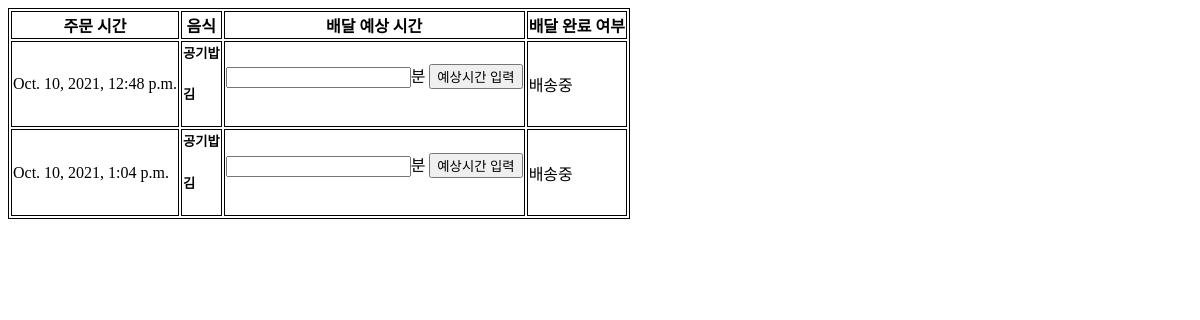
Page /boss/orders/1 on the earlier database version.
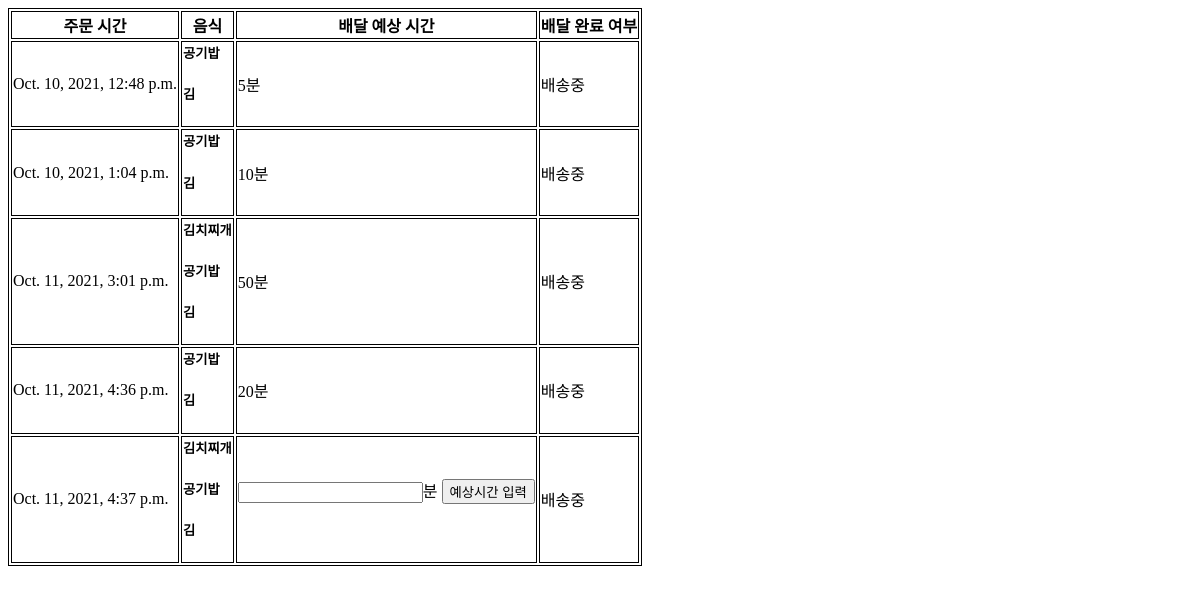
Same page on the later database version.
### order/models.py (models this page shows)
class Order(models.Model):
    shop = models.ForeignKey(Shop, on_delete=models.CASCADE)
    order_date = models.DateTimeField('date ordered')
    address = models.CharField(max_length=40)
    estimated_time = models.IntegerField(default=-1)
    deliver_finish = models.BooleanField(default=0)

class Order_food(models.Model):
    order = models.ForeignKey(Order, on_delete=models.CASCADE)
    food_name = models.CharField(max_length=20)

### boss/views.py (the view)
# urls.py: path('orders/<int:shop>', views.order_list, name="order_list"),
@csrf_exempt
def order_list(request, shop):
    if request.method == 'GET':
        order_list = Order.objects.filter(shop=shop)
        return render(request, 'boss/order_list.html',{'order_list' : order_list})
    else:
        return HttpResponse(status=404)

### boss/templates/boss/order_list.html (shortened to what this page needs)
<table style="border: 1px solid black;">
    <tr style="border: 1px solid black;">
        <th style="border: 1px solid black;">주문 시간</th>
        <th style="border: 1px solid black;">음식</th>
        <th style="border: 1px solid black;">배달 예상 시간</th>
        <th style="border: 1px solid black;">배달 완료 여부</th>
    </tr>
    {% for order in order_list %}
    <tr style="border: 1px solid black;">
        <td style="border: 1px solid black;">
            {{ order.order_date }}
        </td>
        <td style="border: 1px solid black;">
            {% for food in order.order_food_set.all %}
                <h5> {{ food.food_name }}</h5>
            {% endfor %}
        </td>
        <td style="border: 1px solid black;">
            {% if order.estimated_time == -1 %}
                <form method="post" action="{% url 'time' %}">
                    <input type="number" name="estimated_time">분
                    <input type="submit" value="예상시간 입력">
                </form>
            {% else %}
                {{ order.estimated_time }}분
            {% endif %}
        </td>
        <td style="border: 1px solid black;">
            {% if order.deliver_finish == 0 %}
                배송중
            {% else %}
                완료
            {% endif %}
        </td>
    </tr>
    {%  endfor %}
</table>

Differences in the rows shown:
changed Order "Oct. 10, 2021, 12:48 p.m.": estimated_time (not shown) → "5"; value "예상시간 입력" → (not shown)
changed Order "Oct. 10, 2021, 1:04 p.m.": estimated_time (not shown) → "10"; value "예상시간 입력" → (not shown)
added Order: order_date "Oct. 11, 2021, 3:01 p.m.", estimated_time "50", deliver_finish "배송중"
added Order_food: food_name "김치찌개", shown under "Oct. 11, 2021, 3:01 p.m."
added Order_food: food_name "공기밥", shown under "Oct. 11, 2021, 3:01 p.m."
added Order_food: food_name "김", shown under "Oct. 11, 2021, 3:01 p.m."
added Order: order_date "Oct. 11, 2021, 4:36 p.m.", estimated_time "20", deliver_finish "배송중"
added Order_food: food_name "공기밥", shown under "Oct. 11, 2021, 4:36 p.m."
added Order_food: food_name "김", shown under "Oct. 11, 2021, 4:36 p.m."
added Order: order_date "Oct. 11, 2021, 4:37 p.m.", deliver_finish "배송중"
added Order_food: food_name "김치찌개", shown under "Oct. 11, 2021, 4:37 p.m."
added Order_food: food_name "공기밥", shown under "Oct. 11, 2021, 4:37 p.m."
added Order_food: food_name "김", shown under "Oct. 11, 2021, 4:37 p.m."
